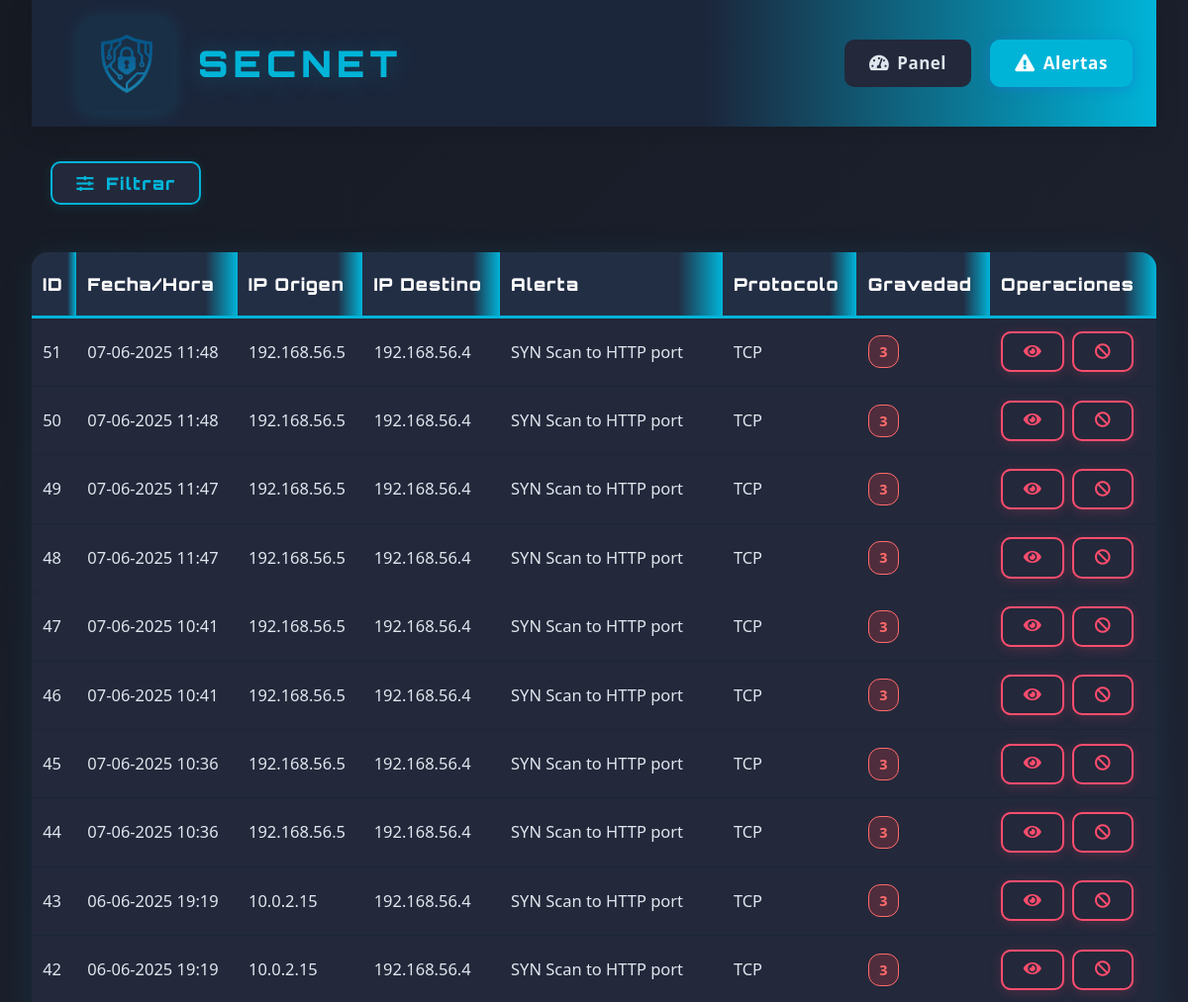
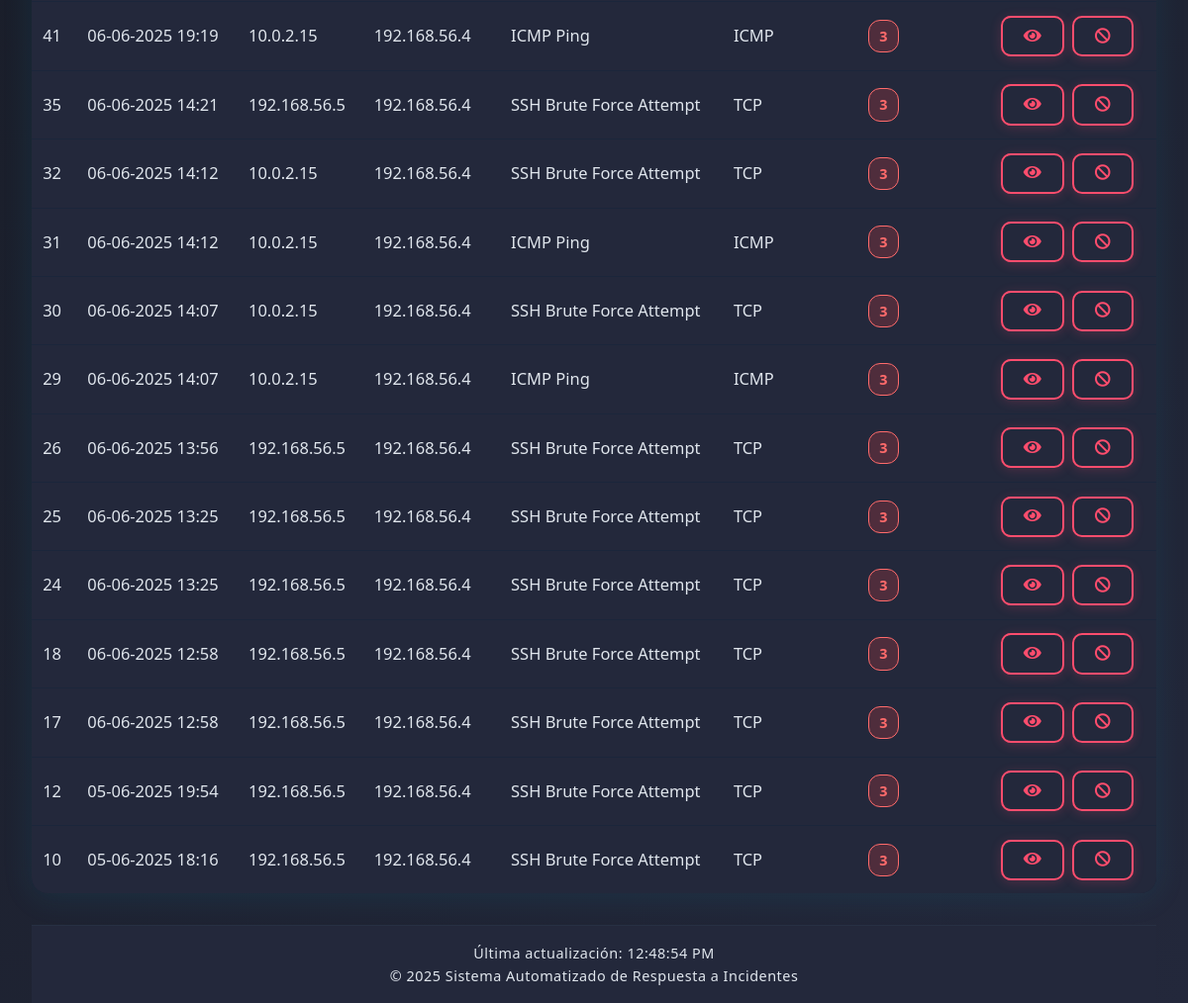
Screenshot of /web-interface/alerts.php?severity=3 with the database file from the repository (2 pictures, top to bottom).
### tables this page shows
CREATE TABLE alerts (
        id INTEGER PRIMARY KEY AUTOINCREMENT,
        timestamp TEXT,
        source_ip TEXT,
        source_port TEXT,
        destination_ip TEXT,
        dest_port TEXT,
        alert_message TEXT,
        severity INTEGER,
        protocol TEXT,
        action_taken TEXT,
        raw_data TEXT
    );

### web-interface/alerts.php (the view, shortened to what this page needs)
<!DOCTYPE html>
<html lang="es">
<head>
    <link rel="stylesheet" href="css/style.css">
    <link rel="stylesheet" href="https://cdnjs.cloudflare.com/ajax/libs/font-awesome/5.15.3/css/all.min.css">
</head>
<body>
    <div class="container">
        <header>
            <div class="logo-container">
                <a href="index.php" style="display:flex;align-items:center;text-decoration:none;">
                    <img src="assets/logo.png" alt="Logo">
                    <h1 style="font-family: 'Orbitron', sans-serif;">SecNet</h1>
                </a>
            </div>
            <nav>
                <ul>
                    <li><a href="index.php"><i class="fas fa-tachometer-alt"></i> Panel</a></li>
                    <li><a href="alerts.php" class="active"><i class="fas fa-exclamation-triangle"></i> Alertas</a></li>
                </ul>
            </nav>
        </header>
        <main>
            <section class="alerts-section">
                <button id="toggleFiltersBtn" class="filter-button" type="button" style="margin-bottom:1.2rem;"><i class="fas fa-sliders-h"></i> Filtrar</button>
                <div class="alerts-table">
                    <table class="tech-table">
                        <thead>
                            <tr>
                                <th>ID</th>
                                <th>Fecha/Hora</th>
                                <th>IP Origen</th>
                                <th>IP Destino</th>
                                <th>Alerta</th>
                                <th>Protocolo</th>
                                <th>Gravedad</th>
                                <th>Operaciones</th>
                            </tr>
                        </thead>
                        <tbody id="alertsTableBody">
                            <?php
                            $db = new SQLite3('/var/www/html/database/alerts.db');
                            $db->exec("PRAGMA timezone = 'Europe/Madris'");
                            $offset = isset($_GET['offset']) ? intval($_GET['offset']) : 0;
                            $limit = 30;
                            $query = "SELECT * FROM alerts WHERE 1=1";
                            $countQuery = "SELECT COUNT(*) as total FROM alerts WHERE 1=1";
                            $params = [];
                            if (isset($_GET['severity']) && $_GET['severity'] !== '') {
                                $severity = intval($_GET['severity']);
                                if ($severity === 3) {
                                    $query .= " AND severity >= 3";
                                } else {
                                    $query .= " AND severity = :severity";
                                    $countQuery .= " AND severity = :severity";
                                    $params[':severity'] = $severity;
                                }
                            }
                            $query .= " ORDER BY timestamp DESC LIMIT $limit OFFSET $offset";
                            $stmt = $db->prepare($query);
                            $results = $stmt->execute();
                            while ($row = $results->fetchArray(SQLITE3_ASSOC)) {
                                echo '<tr>';
                                echo '<td>' . $row['id'] . '</td>';
                                $date = new DateTime($row['timestamp'], new DateTimeZone('UTC'));
                                $date->setTimezone(new DateTimeZone('Europe/Madrid'));
                                echo '<td data-timestamp="' . strtotime($row['timestamp']) . '">' . $date->format('d-m-Y H:i') . '</td>';
                                echo '<td>' . htmlspecialchars($row['source_ip']) . '</td>';
                                echo '<td>' . htmlspecialchars($row['destination_ip']) . '</td>';
                                echo '<td>' . htmlspecialchars($row['alert_message']) . '</td>';
                                echo '<td>' . htmlspecialchars($row['protocol']) . '</td>';
                                echo '<td><span class="gravedad-badge gravedad-' . (int)$row['severity'] . '">' . $row['severity'] . '</span></td>';
                                echo '<td>';
                                echo '<button class="action-btn alerta details-button" onclick="viewAlertDetails(' . $row['id'] . ')"><i class="fas fa-eye"></i></button> ';
                                echo '<button class="action-btn alerta block-button" onclick="blockIP(\'' . htmlspecialchars($row['source_ip']) . '\')"><i class="fas fa-ban"></i></button>';
                                echo '</td>';
                                echo '</tr>';
                            }
                            ?>
                        </tbody>
                    </table>
                </div>
            </section>
        </main>
        <footer class="footer-container">
            <p>&copy; <?php echo date('Y'); ?> Sistema Automatizado de Respuesta a Incidentes</p>
        </footer>
    </div>
</body>
</html>

### rows the page displays
alerts: id "51", timestamp "07-06-2025 11:48", source_ip "192.168.56.5", destination_ip "192.168.56.4", alert_message "SYN Scan to HTTP port", protocol "TCP", severity "3"
alerts: id "50", timestamp "07-06-2025 11:48", source_ip "192.168.56.5", destination_ip "192.168.56.4", alert_message "SYN Scan to HTTP port", protocol "TCP", severity "3"
alerts: id "49", timestamp "07-06-2025 11:47", source_ip "192.168.56.5", destination_ip "192.168.56.4", alert_message "SYN Scan to HTTP port", protocol "TCP", severity "3"
alerts: id "48", timestamp "07-06-2025 11:47", source_ip "192.168.56.5", destination_ip "192.168.56.4", alert_message "SYN Scan to HTTP port", protocol "TCP", severity "3"
alerts: id "47", timestamp "07-06-2025 10:41", source_ip "192.168.56.5", destination_ip "192.168.56.4", alert_message "SYN Scan to HTTP port", protocol "TCP", severity "3"
alerts: id "46", timestamp "07-06-2025 10:41", source_ip "192.168.56.5", destination_ip "192.168.56.4", alert_message "SYN Scan to HTTP port", protocol "TCP", severity "3"
alerts: id "45", timestamp "07-06-2025 10:36", source_ip "192.168.56.5", destination_ip "192.168.56.4", alert_message "SYN Scan to HTTP port", protocol "TCP", severity "3"
alerts: id "44", timestamp "07-06-2025 10:36", source_ip "192.168.56.5", destination_ip "192.168.56.4", alert_message "SYN Scan to HTTP port", protocol "TCP", severity "3"
alerts: id "43", timestamp "06-06-2025 19:19", source_ip "10.0.2.15", destination_ip "192.168.56.4", alert_message "SYN Scan to HTTP port", protocol "TCP", severity "3"
alerts: id "42", timestamp "06-06-2025 19:19", source_ip "10.0.2.15", destination_ip "192.168.56.4", alert_message "SYN Scan to HTTP port", protocol "TCP", severity "3"
alerts: id "41", timestamp "06-06-2025 19:19", source_ip "10.0.2.15", destination_ip "192.168.56.4", alert_message "ICMP Ping", protocol "ICMP", severity "3"
alerts: id "35", timestamp "06-06-2025 14:21", source_ip "192.168.56.5", destination_ip "192.168.56.4", alert_message "SSH Brute Force Attempt", protocol "TCP", severity "3"
alerts: id "32", timestamp "06-06-2025 14:12", source_ip "10.0.2.15", destination_ip "192.168.56.4", alert_message "SSH Brute Force Attempt", protocol "TCP", severity "3"
alerts: id "31", timestamp "06-06-2025 14:12", source_ip "10.0.2.15", destination_ip "192.168.56.4", alert_message "ICMP Ping", protocol "ICMP", severity "3"
alerts: id "30", timestamp "06-06-2025 14:07", source_ip "10.0.2.15", destination_ip "192.168.56.4", alert_message "SSH Brute Force Attempt", protocol "TCP", severity "3"
alerts: id "29", timestamp "06-06-2025 14:07", source_ip "10.0.2.15", destination_ip "192.168.56.4", alert_message "ICMP Ping", protocol "ICMP", severity "3"
alerts: id "26", timestamp "06-06-2025 13:56", source_ip "192.168.56.5", destination_ip "192.168.56.4", alert_message "SSH Brute Force Attempt", protocol "TCP", severity "3"
alerts: id "25", timestamp "06-06-2025 13:25", source_ip "192.168.56.5", destination_ip "192.168.56.4", alert_message "SSH Brute Force Attempt", protocol "TCP", severity "3"
alerts: id "24", timestamp "06-06-2025 13:25", source_ip "192.168.56.5", destination_ip "192.168.56.4", alert_message "SSH Brute Force Attempt", protocol "TCP", severity "3"
alerts: id "18", timestamp "06-06-2025 12:58", source_ip "192.168.56.5", destination_ip "192.168.56.4", alert_message "SSH Brute Force Attempt", protocol "TCP", severity "3"
alerts: id "17", timestamp "06-06-2025 12:58", source_ip "192.168.56.5", destination_ip "192.168.56.4", alert_message "SSH Brute Force Attempt", protocol "TCP", severity "3"
alerts: id "12", timestamp "05-06-2025 19:54", source_ip "192.168.56.5", destination_ip "192.168.56.4", alert_message "SSH Brute Force Attempt", protocol "TCP", severity "3"
alerts: id "10", timestamp "05-06-2025 18:16", source_ip "192.168.56.5", destination_ip "192.168.56.4", alert_message "SSH Brute Force Attempt", protocol "TCP", severity "3"
